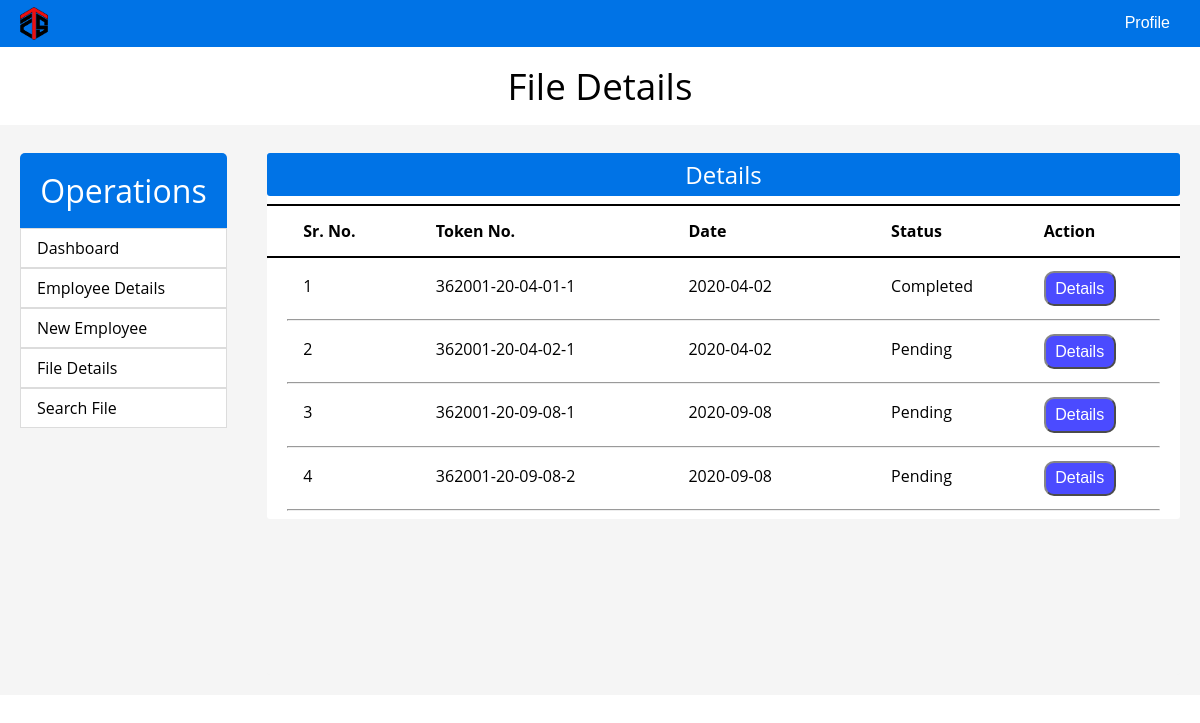
The page /admin/filedetailsa.php on the database its author committed.
### tables this page shows
CREATE TABLE `document_status` (
  `document_id` int(11) NOT NULL,
  `token_id` varchar(20) NOT NULL,
  `department_id` int(20) NOT NULL,
  `status` char(15) NOT NULL,
  `apply_date` date NOT NULL,
  `complete_date` date NOT NULL,
  `document_comment` varchar(250) NOT NULL,
  `from_employee_id` int(10) DEFAULT NULL,
  `c_employee_id` int(20) NOT NULL,
  `to_employee_id` int(10) DEFAULT NULL
);

### admin/filedetailsa.php (the view, shortened to what this page needs)
  <?php include("headera.php");?>
  <link rel="stylesheet" href="assets/css/basic.css" />
</head>
<body>
    <section>
        <?php include("menua.php");?>
    </section>
    <section>
      <h1>File Details</h1>
      <div class="container">
        <div class="operations">
          <ul>
            <li>Operations</li>
          </ul>
          <div class="op-items"><a href="indexa.php">Dashboard</a></div>
          <div class="op-items"><a href="employeedetailsa.php">Employee Details</a></div>
          <div class="op-items"><a href="newemployeea.php">New Employee</a></div>
          <div class="op-items"><a href="filedetailsa.php">File Details</a></div>
          <div class="op-items"><a href="searcha.php">Search File</a></div>
        </div>
        <div class="info">
          <div class="details-container">
            <div class="details-title">
              <h2>Details</h2>
            </div>
          <div class="row-details" style="border-top:2px solid black;
            border-bottom:2px solid black;">
              <div class="span sr"><h4>Sr. No.</h4></div>
              <div class="span token-id"><h4>Token No.</h4></div>
              <div class="span date"><h4>Date</h4></div>
              <div class="span status"><h4>Status</h4></div>
              <div class="span action-1"><h4>Action</h4></div>
            </div>
          </div>
              <div class="details">
              <?php
                include("../dao.php");
                $count = 1;
                $sql = "select token_id,c_employee_id,apply_date,status from document_status where to_employee_id IS NULL";
                $result = mysqli_query($connection,$sql);
                while($row = mysqli_fetch_assoc($result)){
                ?>
                <div class="row-details">
                  <div class="span sr"><?php echo $count;?></div>
                  <div class="span token-id"><?php echo $row['token_id']; ?></div>
                  <div class="span date"><?php echo $row['apply_date']; ?></div>
                  <div class="span status"><?php echo $row['status']; ?></div>
                  <div class="span action-1">
                  <span class="span"><a href="history.php?token_id=<?php echo $row['token_id'];?>"><button class="btna blue-btna">Details</button></a></span>
                  </div>
                </div>
                  <hr class="special-hr">
                <?php
                $count = $count + 1;
                }
                ?>
          </div>
        </div>
      </div>
    </section>
</body>
</html>

### admin/assets/css/stylea.css (style rules this page uses)
html { scroll-behavior: smooth; }
* { box-sizing: border-box; }
body { margin: 0; padding: 0; font-family: "Open sans", sans-serif; }
.btna { color: white; margin: 0px 0px; font-size: 1rem; height: 2.2rem; width: 4.5rem; border-radius: 10px; opacity: 0.8; outline: none; }
a .btna { text-decoration: none; }
.blue-btna { background-color: blue; opacity: 0.7; }

### admin/assets/css/basic.css (style rules this page uses)
h1 { padding: 0; line-height: 3rem; text-align: center; margin: 15px; font-size: 2.3rem; font-weight: 400; }
h2 { padding: 5px 0px; margin: 0px 0px; font-weight: 400; }
h4 { padding: 5px 0px; margin: 0px 0px; }
.container { position: fixed; height: 570px; display: flex; margin: 0; padding: 0.5rem 0 0 0; background-color: rgb(245, 245, 245); width: 100%; }
.operations { width: 17rem; height: 15rem; margin: 20px; border-radius: 5px; background-color: rgb(0, 115, 230); }
.operations ul { margin: 0px 0px; padding: 0px 0px 0px 0px; }
.operations li { list-style: none; border-top-left-radius: 5px solid rgb(220, 220, 220); border-top-right-radius: 5px solid rgb(220, 220, 220); padding: 1rem; color: white; font-size: 2rem; text-align: center; }
.op-items a { display: block; text-decoration: none; background-color: white; color: black; font-size: 1rem; margin: 0px 0px; width: 100%; border: 0.4px solid rgb(220, 220, 220); padding: 0.5rem 0.5rem 0.5rem 1rem; text-align: left; }
.info { margin: 20px; display: flex; flex-direction: column; width: 100%; background-color: rgb(245, 245, 245); border-radius: 3px; }
.details { margin: 0; background-color: white; border-radius: 3px; overflow: auto; scroll-behavior: smooth; }
.details-title { color: white; margin: 0px; text-align: center; background-color: rgb(0, 115, 230); border-radius: 3px; }
.special-hr { margin: 8px 20px; }
.details-container { background-color: white; }
.row-details { display: flex; justify-content: space-around; background-color:white; margin-top: 8px; padding: 5px 0; line-height:30px; }
.sr { width: 60px; }
.token-id { width: 180px; }
.status { width:80px; }
.action-1 { width: 100px; }
.date { width: 130px; }

### rows shown on the page
document_status: token "362001-20-04-01-1", apply_date "2020-04-02", status "Completed"
document_status: token "362001-20-04-02-1", apply_date "2020-04-02", status "Pending"
document_status: token "362001-20-09-08-1", apply_date "2020-09-08", status "Pending"
document_status: token "362001-20-09-08-2", apply_date "2020-09-08", status "Pending"
